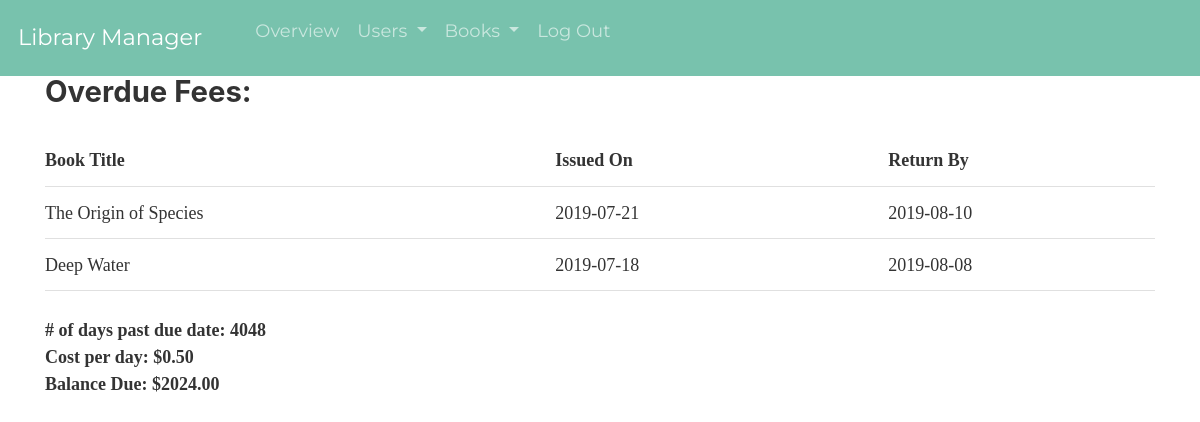
/php/user/userProfile/userDueFunds.php (signed in), run on the app's committed database.
### tables this page shows
CREATE TABLE loans (
    book_id INT NOT NULL,
    user_id INT NOT NULL,
    loaned_on DATETIME ,
    return_by DATETIME ,
    returned_on DATETIME ,
    loan_id INT AUTO_INCREMENT,
    PRIMARY KEY(loan_id),
    FOREIGN KEY (book_id) REFERENCES books(book_id),
    FOREIGN KEY (user_id) REFERENCES users(user_id)
);

CREATE TABLE books (
	book_id INT NOT NULL AUTO_INCREMENT,
    author VARCHAR(100),
    title VARCHAR(100),
	category VARCHAR(100),
	year INT,
    isbn BIGINT,
    highPri BOOLEAN,
    PRIMARY KEY (book_id)
);

### php/user/userProfile/userDueFunds.php (the view, shortened to what this page needs)
<!DOCTYPE html>
<html>
<head>
    <?php include "../../imports.php" ?>
</head>
<body>
    <?php include "../../navbar.php"; ?>
    <div class="container">
    <div class="overduefee__body">
        <h2 class="overduefee__body__heading">Overdue Fees:</h2>
        <?php
          if(isset($_SESSION["hasOverdue"])){
            echo "
            <table>
            <thead>
                <th>Book Title</th>
                <th>Issued On</th>
                <th>Return By</th>
            </thead>
            <tbody>
            ";
            $db = mysqli_connect("localhost", "root", "", "library_management");
            $user_id = $_SESSION["user_id"];
            $query = "SELECT * FROM loans WHERE user_id='$user_id' LIMIT 5";
            $results = mysqli_query($db, $query);
            $overdueDays = 0;
            while($row = mysqli_fetch_assoc($results)){
                $currentDate = time();
                $return_by_date = strtotime($row["return_by"]);
                if($return_by_date < $currentDate){
                    $book_id = $row["book_id"];
                    $book_loaned_on = rtrim($row["loaned_on"], '00:00:00');
                    $book_return_by = rtrim($row["return_by"], '00:00:00');
                    $diff = $currentDate - $return_by_date;
                    $diff = round($diff / (60 * 60 * 24));;
                    $overdueDays += $diff;
                    $book_query = "SELECT * FROM books WHERE book_id='$book_id' LIMIT 1";
                    $book_result = mysqli_query($db, $book_query);
                    $book = mysqli_fetch_assoc($book_result);
                    $book_title = $book["title"];
                    echo "<tr class=" . "book". $book_id . ">
                    <td>$book_title</td>
                    <td>$book_loaned_on</td>
                    <td>$book_return_by</td>
                    </tr>";
                }
            }
            $overdueFee = $overdueDays * 0.5;
            $overdueFee = number_format((float)$overdueFee, 2, '.','');
            echo "
            </tbody>
            </table>
            <div>
             <strong># of days past due date: <span>$overdueDays</span></strong>
            </div>
            <div>
            <strong>Cost per day: <span>$0.50</span></strong>
            </div>
            <div>
            <strong>Balance Due: $<span>$overdueFee</span></strong>
            </div>
            ";
          }else{
              echo "<p>You have no overdue fees on record.</p>";
          }
        ?>
    </div>
    </div>
</body>
</html>

### css/main.css (style rules this page uses)
html { font-family: sans-serif; -ms-text-size-adjust: 100%; -webkit-text-size-adjust: 100%; }
body { margin: 0; -webkit-font-smoothing: antialiased; -moz-osx-font-smoothing: grayscale; }
b, strong { font-weight: inherit; font-weight: bolder; }
html { font: 112.5%/1.45em georgia, serif; box-sizing: border-box; overflow-y: scroll; }
* { box-sizing: inherit; }
*:before { box-sizing: inherit; }
*:after { box-sizing: inherit; }
body { color: hsla(0, 0%, 0%, 0.8); font-family: georgia, serif; font-weight: normal; word-wrap: break-word; font-kerning: normal; -moz-font-feature-settings: "kern", "liga", "clig", "calt"; -ms-font-feature-settings: "kern", "liga", "clig", "calt"; -webkit-font-feature-settings: "kern", "liga", "clig", "calt"; font-feature-settings: "kern", "liga", "clig", "calt"; }
h2 { margin-left: 0; margin-right: 0; margin-top: 0; padding-bottom: 0; padding-left: 0; padding-right: 0; padding-top: 0; margin-bottom: 1.45rem; color: inherit; font-family: -apple-system, BlinkMacSystemFont, Segoe UI, Roboto, Oxygen, Ubuntu, Cantarell, Fira Sans, Droid Sans, Helvetica Neue, sans-serif; font-weight: bold; text-rendering: optimizeLegibility; font-size: 1.62671rem; line-height: 1.1; }
table { margin-left: 0; margin-right: 0; margin-top: 0; padding-bottom: 0; padding-left: 0; padding-right: 0; padding-top: 0; margin-bottom: 1.45rem; font-size: 1rem; line-height: 1.45rem; border-collapse: collapse; width: 100%; }
strong { font-weight: bold; }
th { font-weight: bold; }
thead { text-align: left; }
td, th { text-align: left; border-bottom: 1px solid hsla(0, 0%, 0%, 0.12); font-feature-settings: "tnum"; -moz-font-feature-settings: "tnum"; -ms-font-feature-settings: "tnum"; -webkit-font-feature-settings: "tnum"; padding-left: 0.96667rem; padding-right: 0.96667rem; padding-top: 0.725rem; padding-bottom: calc(0.725rem - 1px); }
th:first-child, td:first-child { padding-left: 0; }
th:last-child, td:last-child { padding-right: 0; }

### data on the page
loans: book.title "The Origin of Species", loaned_on "2019-07-21", return_by "2019-08-10"
loans: book.title "Deep Water", loaned_on "2019-07-18", return_by "2019-08-08"

### other printed values
$overdueDays "4048"
$overdueFee "2024.00"
